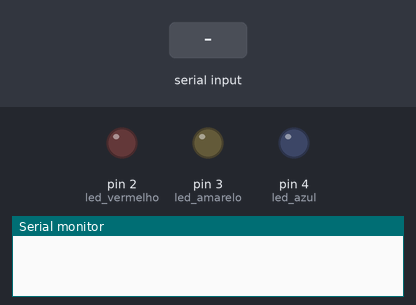
A sketch run on a simulated Arduino Uno, built with avr-gcc and run on an emulated ATmega328P. On the bench: output pins drawn as LEDs (lit = HIGH), the last lines printed to the serial monitor. The inputs (shaded band) are chosen by the test bench.

Above: at 1.2 s.
1.3 s: "a" received over Serial
At 2.2 s:
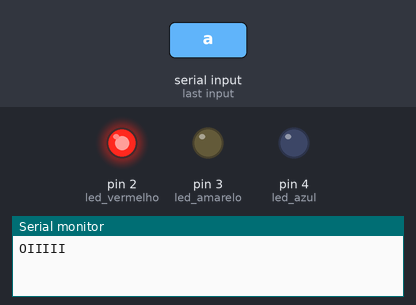
2.8 s: "b" received over Serial
At 3.4 s:
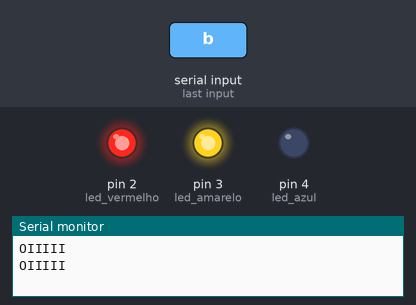
4.3 s: "c" received over Serial
At 5.5 s:
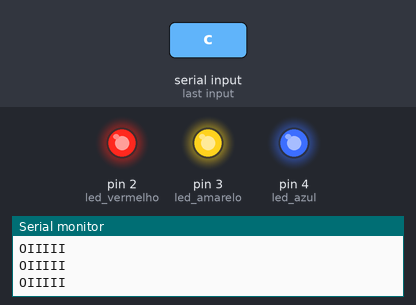
5.8 s: "A" received over Serial
At 6.8 s:
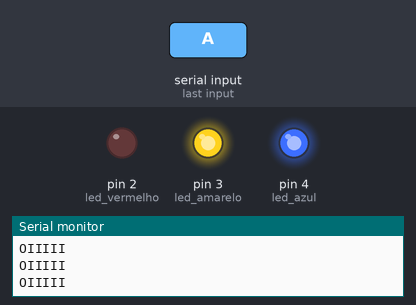
7.3 s: "B" received over Serial
At 8.0 s:
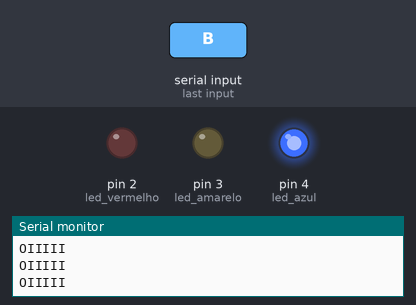
8.8 s: "C" received over Serial
At 9.1 s:
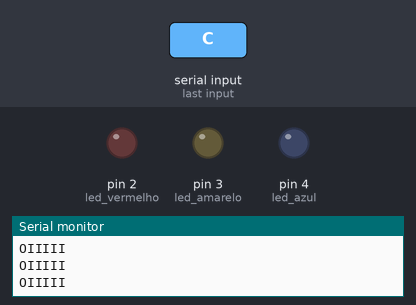
Timing chart, 0 to 11.3 s (numbered marks = the images above; inputs shaded):
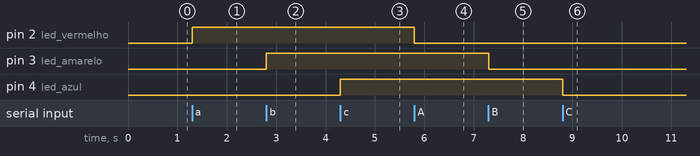

Measured:
- after the input at 1.3 s, pin 2 (led_vermelho): LOW → HIGH at once
- after the input at 2.8 s, pin 3 (led_amarelo): LOW → HIGH at once
- after the input at 4.3 s, pin 4 (led_azul): LOW → HIGH at once
- after the input at 5.8 s, pin 2 (led_vermelho): HIGH → LOW at once
- after the input at 7.3 s, pin 3 (led_amarelo): HIGH → LOW at once
- after the input at 8.8 s, pin 4 (led_azul): HIGH → LOW at once

The sketch:

Python.ino
```cpp
int led_vermelho = 2, led_amarelo = 3, led_azul = 4;

void setup() {
  Serial.begin(9600);
  pinMode(led_vermelho, OUTPUT);
  pinMode(led_amarelo, OUTPUT);
  pinMode(led_azul, OUTPUT);
}

void loop() {
  while (Serial.available()) {
    char situacao = Serial.read();
    Serial.println("OIIIII");
    // Caso o led esteja desligado: liga-lo
    if (situacao == 'a') {
      digitalWrite(led_vermelho, HIGH);
    }
    if (situacao == 'b') {
      digitalWrite(led_amarelo, HIGH);
    }
    if (situacao == 'c') {
      digitalWrite(led_azul, HIGH);
    }

    // Caso o led ja esteja ligado: desliga-lo
    if (situacao == 'A') {
      digitalWrite(led_vermelho, LOW);
    }
    if (situacao == 'B') {
      digitalWrite(led_amarelo, LOW);
    }
    if (situacao == 'C') {
      digitalWrite(led_azul, LOW);
    }

    // Desligando todos os leds
    if (situacao == 'd') {
      digitalWrite(led_vermelho, HIGH);
      digitalWrite(led_amarelo, HIGH);
      digitalWrite(led_azul, HIGH);
    }
    if (situacao == 'D') {
      digitalWrite(led_vermelho, LOW);
      digitalWrite(led_amarelo, LOW);
      digitalWrite(led_azul, LOW);
    }
  }
}
```
